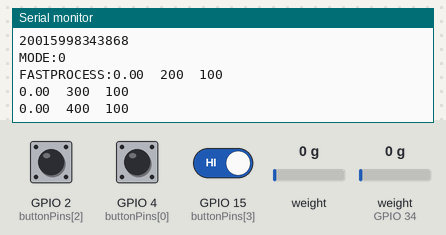
The sketch below on a simulated ESP32. Shown: the last lines printed to the serial monitor. Wiring (inferred from the names in the program): HX711 load-cell converter: data GPIO 0; SCK GPIO 5. The inputs (shaded band) are chosen by the test bench; at power-on: weight on the scale (sensor on GPIO 34) 0 g, GPIO 4 (buttonPins[0]) HIGH, GPIO 15 (buttonPins[3]) HIGH, GPIO 2 (buttonPins[2]) HIGH, weight on the scale 0 g. Nothing arrives over Bluetooth unless stated.

Above: at 1.9 s.
2.0 s: weight on the scale (sensor on GPIO 34) set to 100 g
At 3.3 s:
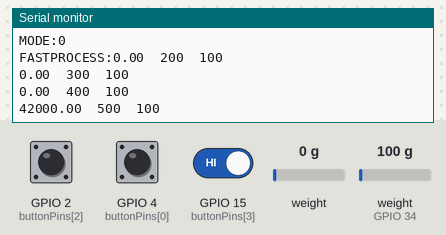
3.5 s: GPIO 4 (buttonPins[0]) pulled LOW for 0.65 s
At 5.1 s:
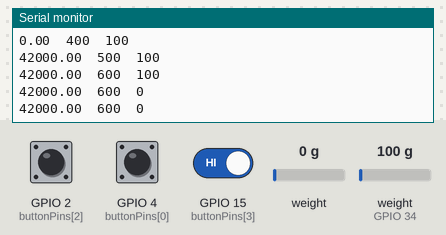
5.6 s: GPIO 4 (buttonPins[0]) pulled LOW for 1 s
At 7.9 s:
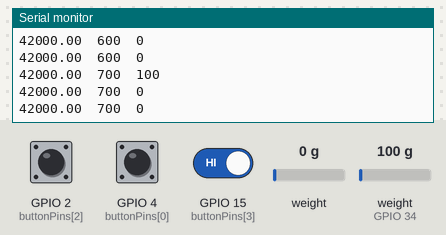
8.1 s: weight on the scale (sensor on GPIO 34) set to 1250 g
At 9.5 s:
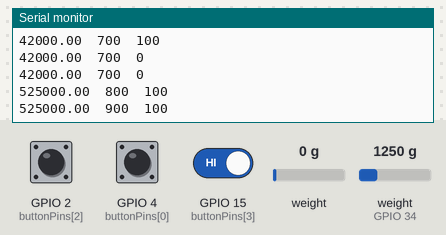
9.6 s: GPIO 15 (buttonPins[3]) driven LOW
At 16.6 s:
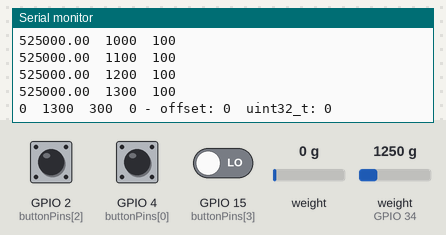
Timing chart, 0 to 18.1 s (numbered marks = the images above; inputs shaded):
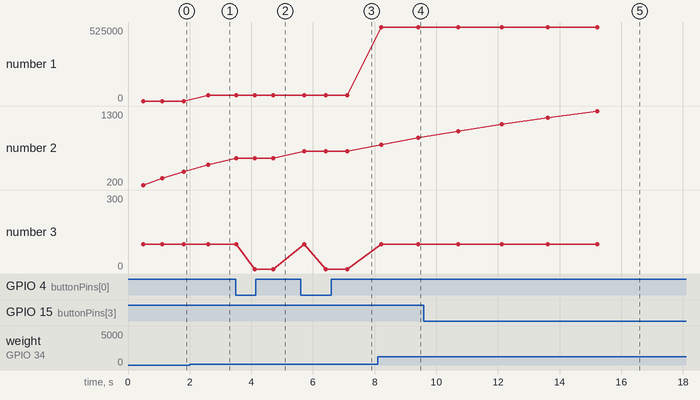

Measured:
- after the input at 2.0 s, the serial monitor: prints a new line after 0.61 s (image 1)
- after the input at 3.5 s, the serial monitor: prints a new line after 0.61 s (image 2)
- after the input at 5.6 s, the serial monitor: prints a new line after 0.81 s (image 3)
- after the input at 8.1 s, the serial monitor: prints a new line after 0.12 s (image 4)
- after the input at 9.6 s, the serial monitor: prints a new line after 6.3 s (image 5)
- plotted number 1: 0 → 42000 after the input at 2.0 s, 42000 → 525000 after the input at 8.1 s
- plotted number 3: 100 → 300 after the input at 9.6 s

The sketch:

BT_FSM_pushbuttons.ino
```cpp
#include "HX711.h"
#include "BluetoothSerial.h" // Include the BluetoothSerial library
#include "esp_system.h"  // Include the ESP32 system header

#if !defined(CONFIG_BT_ENABLED) || !defined(CONFIG_BLUEDROID_ENABLED)
#error Bluetooth is not enabled! Please run `make menuconfig` to and enable it
#endif

#define BT_PRINT
// #define ARD_PRINT
#define BETTER_PLOTTER

#ifdef BT_PRINT
  BluetoothSerial SerialBT; // Create an instance of BluetoothSerial called "SerialBT"
#endif

// Define the pin numbers
const int buttonPins[] = {4, 0, 2, 15};
const int numButtons = sizeof(buttonPins)/sizeof(int);

// Define the output pin
const int outputPin = 5;

// Define the HX711 data and clock pins
uint8_t dataPin  = 34;
uint8_t clockPin = 23;

// Create an instance of HX711
HX711 scale;
// Initialize the HX711 scale
uint8_t readings = 1;

// Define the states
enum State {STATE_1, STATE_2, STATE_3, STATE_4};
State state = STATE_1;

// Define the blink intervals for each state (in milliseconds)
//const int blinkIntervals[] = {500, 500, 250, 125};

// Keep track of the last time the LED state was toggled
unsigned long lastToggleTime = 0;

void setup() {
  scale.begin(dataPin, clockPin);
  // Initialize the button pins as inputs
  for (int i = 0; i < numButtons; i++) {
    pinMode(buttonPins[i], INPUT_PULLUP);
  }

  // Initialize the output pin as output
  pinMode(outputPin, OUTPUT);

    uint64_t chipid = 102390;
  #ifdef BT_PRINT
    // Initialize the Bluetooth Serial port
    chipid = ESP.getEfuseMac(); // Get the MAC address of the ESP32
    String deviceName = "Crutch-BT-" + String((uint32_t)chipid); // Create a unique device name
    SerialBT.begin(deviceName); // Start the Bluetooth with the unique device name
  #endif

  #if defined(ARD_PRINT) || defined(BETTER_PLOTTER)
    Serial.begin(115200);
    if (Serial.available()) { }
  #endif


  if (chipid == 123380739632932){
    scale.set_offset(4293656302);  //Crutch 1
    scale.set_scale(-5.752855);   //Crutch 1
    Serial.println("Crutch 1");
  }else if(chipid == 1160277796){
    scale.set_offset(4293032722);  //Crutch 2
    scale.set_scale(-5.639015);    //Crutch 2
    Serial.println("Crutch 2");
  }else{
    Serial.println("===================    Error 1    ====================");
    Serial.println(chipid);
  }


  // scale.tare(20);
  //set mode
  scale.set_medavg_mode();
  Serial.print("MODE:");
  Serial.println(scale.get_mode());
  Serial.print("FASTPROCESS:");
  // Serial.println(scale._fastProcessor);

}

void loop() {
  // Check each button in turn
  for (int i = 0; i < numButtons; i++) {
    if (digitalRead(buttonPins[i]) == LOW) {
      // If the button is pressed, change the state
      state = static_cast<State>(i);
      break;
    }
  }

  // If enough time has passed since the last toggle, toggle the LED state
  if (millis() - lastToggleTime >= (readings*100) ) { // 1 sample period at @10Hz times readings
    digitalWrite(outputPin, !digitalRead(outputPin));
    lastToggleTime = millis();
  }

  // Perform an action based on the current state
  switch (state) {
    case STATE_1:
      // default state always do
      break;
    case STATE_2:
      // Increase number of readins per measurement
      readings++;
      delay(300);
      break;
    case STATE_3:
      // reset number of readings
      readings=1;
      break;
    case STATE_4:
      // tare the scale

      float t = scale.get_tare();
      long of = scale.get_offset();
      float sc = scale.get_scale();
      uint8_t g = scale.get_gain();
      float v = scale.get_value();
      float avg = scale.read_average(5);
      uint32_t l =  scale.read();

      #ifdef BT_PRINT
        SerialBT.println(scale.get_mode());
        SerialBT.print("get_offset: ");
        SerialBT.println(of);
      #endif
      #ifdef BETTER_PLOTTER
        Serial.print(0);   // second variable is sin(t)
        Serial.print("\t");
        Serial.print(100*readings);   // second variable is sin(t)
        Serial.print("\t");      // this last "\t" isn't required, but doesn't hurt
        Serial.print(100*state); // third varible is cos(t). make sure to finish with a println!

        Serial.print("\t");
        Serial.print(scale.get_mode());
        Serial.print(" - offset: ");
        Serial.print(of);
        Serial.print("  uint32_t: ");
        Serial.println((uint32_t)of);
      #endif
      delay(1000);
      scale.tare(20);
      delay(500);
      break;
  }

  if (scale.is_ready()){
    // Execute the provided code once every cycle

    // Get the current reading
    float f = scale.get_units(readings);

    #ifdef ARD_PRINT
    Serial.print("F:"); //print Force Measurement
    Serial.print(f);
    Serial.print(",   ");
    Serial.print("R:");
    Serial.print(readings); //number of readings
    Serial.print(",   ");
    Serial.print("ST:");  //State of the FSM
    switch (state) {
      case STATE_1:
        Serial.print("100");
        break;
      case STATE_2:
        Serial.print("200");
        state = STATE_1;
        break;
      case STATE_3:
        Serial.print("300");
        state = STATE_1;
        break;
      case STATE_4:
        Serial.print("500");
        state = STATE_1;
        break;
    }
    Serial.print(",");
    Serial.println();
    #endif

    #ifdef BETTER_PLOTTER
      // Serial.print(millis()/1000.0);         // first variable is program time in seconds. This can be plotted on an x-axis!
      // Serial.print("\t");
      Serial.print(f);   // second variable is sin(t)
      Serial.print("\t");
      Serial.print(100*readings);   // second variable is sin(t)
      Serial.print("\t");      // this last "\t" isn't required, but doesn't hurt
      Serial.println(100*state); // third varible is cos(t). make sure to finish with a println!
      state = STATE_1;
    #endif

    #ifdef BT_PRINT
    // Serial.print(millis()/1000.0);         // first variable is program time in seconds. This can be plotted on an x-axis!
      // Serial.print("\t");
      SerialBT.print(f);   // second variable is sin(t)
      SerialBT.print("\t");
      SerialBT.print(100*readings);   // second variable is sin(t)
      SerialBT.print("\t");      // this last "\t" isn't required, but doesn't hurt
      SerialBT.println(100*state); // third varible is cos(t). make sure to finish with a println!
      state = STATE_1;
    #endif
  }

  delay(1);
}
```
